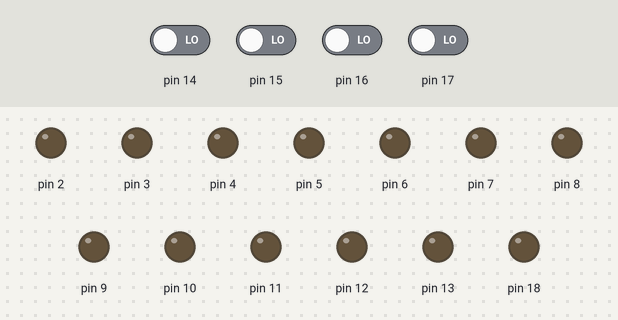
Bench run of a sketch on a simulated Arduino Uno, built with avr-gcc and run on an emulated ATmega328P. Parts: output pins drawn as LEDs (lit = HIGH). Dashed ring = blinking. The inputs (shaded band) are chosen by the test bench; at power-on: pin 14–17 LOW.

Above: at 1.2 s.
1.3 s: pin 14 driven HIGH
At 1.55 s:
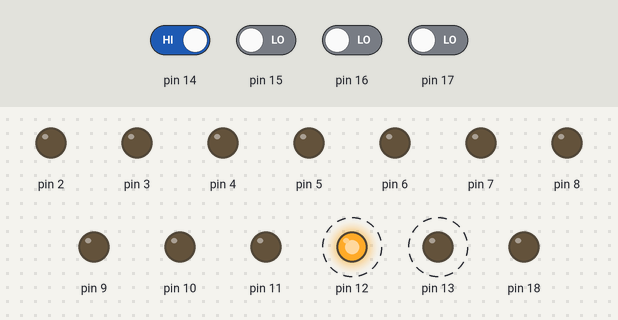
4.3 s: pin 14 driven LOW
At 4.3 s:
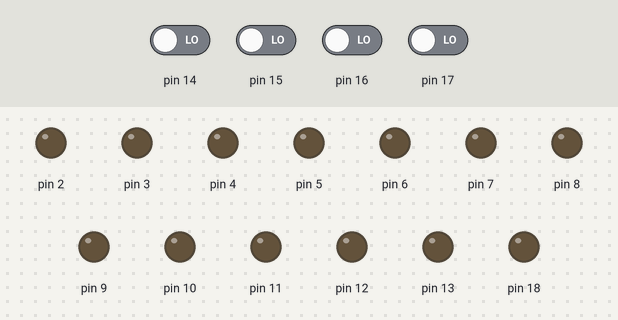
5.8 s: pin 15 driven HIGH
At 6.05 s:
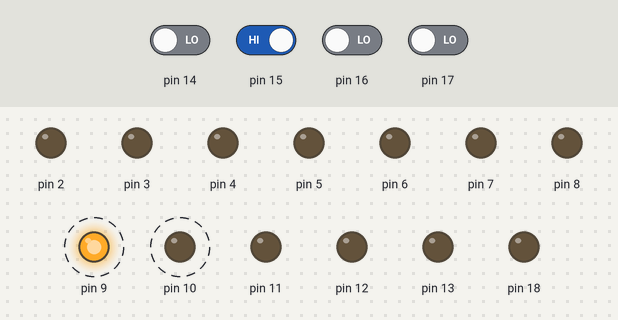
8.8 s: pin 15 driven LOW
At 8.8 s:
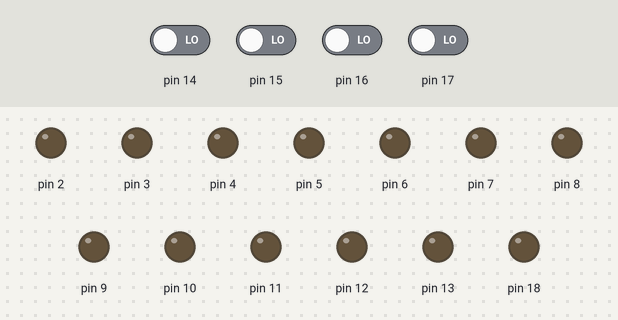
10.3 s: pin 16 driven HIGH
At 10.55 s:
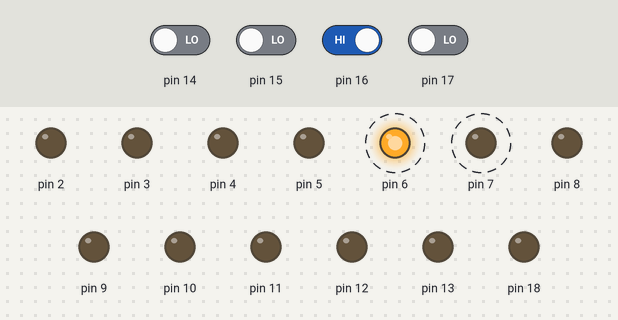
13.3 s: pin 16 driven LOW and pin 17 driven HIGH
At 13.55 s:
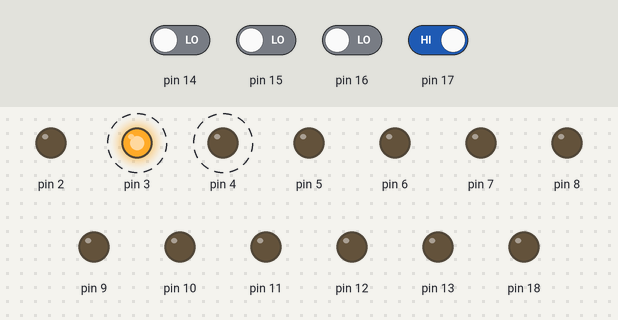
Timing chart, 0 to 17.3 s (numbered marks = the images above; inputs shaded):
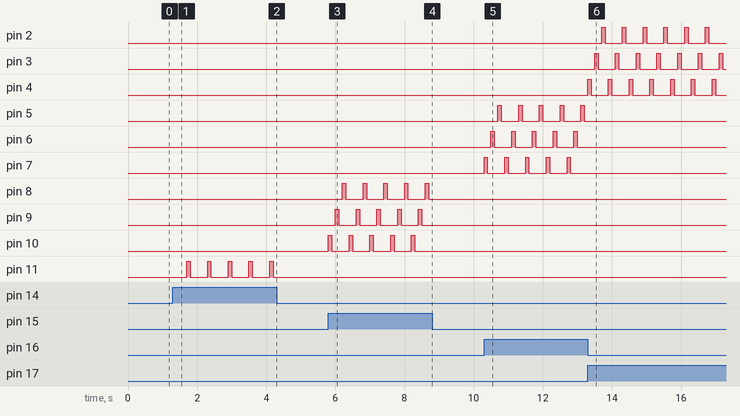

Measured:
- after the input at 1.3 s, pin 11: alternates HIGH for 0.10 s and LOW for 0.50 s, starting after 0.40 s; pin 12: alternates HIGH for 0.10 s and LOW for 0.50 s, starting after 0.20 s; pin 13: alternates HIGH for 0.10 s and LOW for 0.50 s, starting at once
- after the input at 4.3 s, pin 11–13: stops changing and stays LOW
- after the input at 5.8 s, pin 8: alternates HIGH for 0.10 s and LOW for 0.50 s, starting after 0.40 s; pin 9: alternates HIGH for 0.10 s and LOW for 0.50 s, starting after 0.20 s; pin 10: alternates HIGH for 0.10 s and LOW for 0.50 s, starting at once
- after the input at 8.8 s, pin 8–10: stops changing and stays LOW
- after the input at 10.3 s, pin 5: alternates HIGH for 0.10 s and LOW for 0.50 s, starting after 0.40 s; pin 6: alternates HIGH for 0.10 s and LOW for 0.50 s, starting after 0.20 s; pin 7: alternates HIGH for 0.10 s and LOW for 0.50 s, starting at once
- after the input at 13.3 s, pin 2: alternates HIGH for 0.10 s and LOW for 0.50 s, starting after 0.40 s; pin 3: alternates HIGH for 0.10 s and LOW for 0.50 s, starting after 0.20 s; pin 4: alternates HIGH for 0.10 s and LOW for 0.50 s, starting at once; pin 5–7: stops changing and stays LOW

The sketch:

for_1.ino
```cpp
#include <CaixaDeLogica.h>

CaixaDeLogica caixa;

void setup() {

}

void loop() {
  int botaoApertado = caixa.qualBotaoApertado();
  if(botaoApertado != -1)
  {
    // DY é a largura y da matriz de leds
    for(int i=0;i<DY;i++)
    {
      caixa.setarLed(botaoApertado,i,true);
      delay(100);
      caixa.setarLed(botaoApertado,i,false);
      delay(100);
    }
  }
}
```
